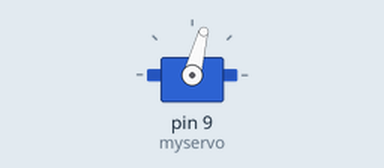
Simulated run of this sketch. Board: Arduino Uno, built with avr-gcc and run on an emulated ATmega328P. On the bench: servo.

Above: at 0.05 s.
At 1.5 s:
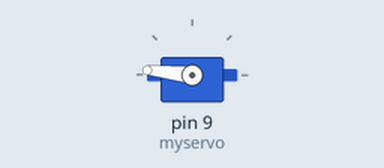
At 3.0 s:
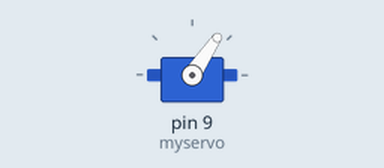
Timing chart, 0 to 6.9 s (numbered marks = the images above):
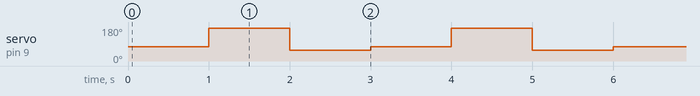

Measured:
- by itself, servo on pin 9 (myservo): repeats every 3.0 s: 56° 1.0 s, 75° 1.0 s, 174° 1.0 s

The sketch:

4.3_Servo.ino
```cpp
#include <Servo.h>

Servo myservo;  // create servo object to control a servo
// twelve servo objects can be created on most boards

int pos = 0;// variable to store the servo position

void setup() {
  myservo.attach(9);  // attaches the servo on pin 9 to the servo object
}

void loop() {

    myservo.write(75); {
    delay(1000);
  }
    myservo.write(174); {
    delay(1000);
  }
    myservo.write(56); {
    delay(1000);
  }
}
```
